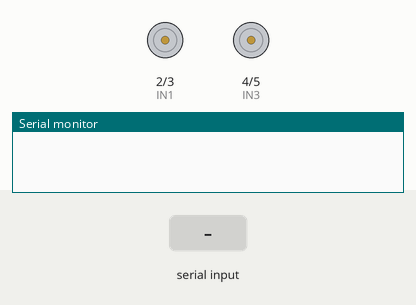
Recording of a sketch running on a simulated Arduino Uno, built with avr-gcc and run on an emulated ATmega328P. Parts: motor-driver pin pairs drawn as motors (green arrow = first pin HIGH = forward, orange = second pin HIGH = backward, longer = more drive), the last lines printed to the serial monitor. Inputs (shaded band) come from the test bench.

Above: at 1.2 s.
1.3 s: "F" received over the second serial link
At 1.8 s:
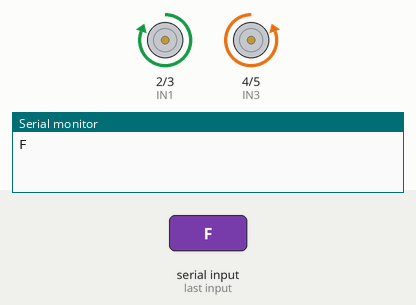
2.8 s: "L" received over the second serial link
At 4.0 s:
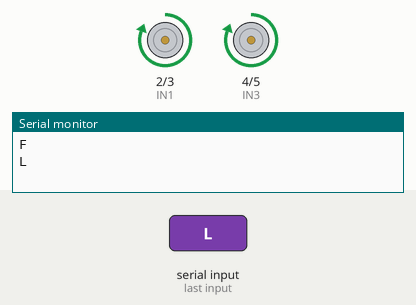
4.3 s: "R" received over the second serial link
At 5.3 s:
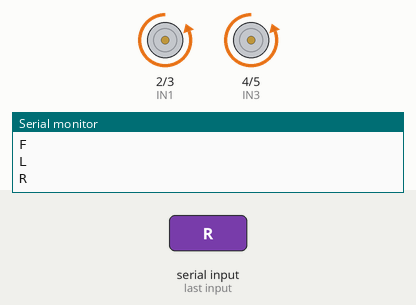
5.8 s: "G" received over the second serial link
At 6.5 s:
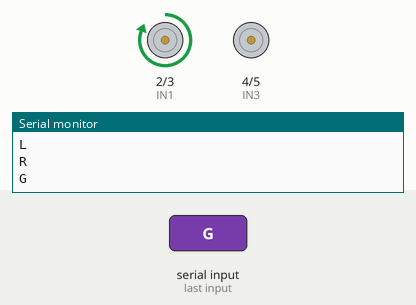
7.3 s: "I" received over the second serial link
At 7.6 s:
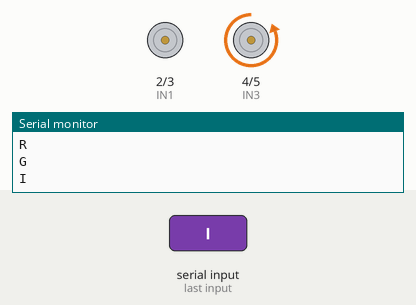
8.8 s: "B" received over the second serial link
At 9.9 s:
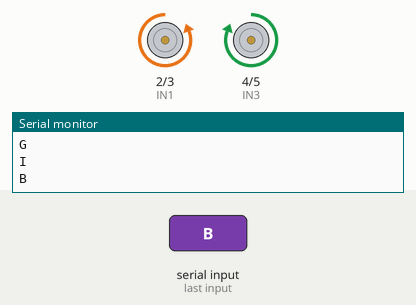
Timing chart, 0 to 11.3 s (numbered marks = the images above; inputs shaded):
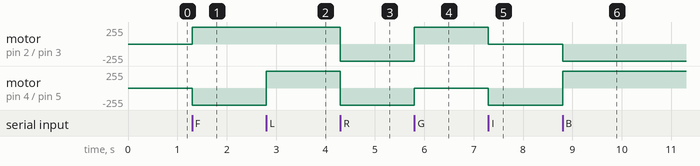

The sketch:

ManualPhaseParkAssistV0.ino.ino
```cpp
/**
* @file: ManualPhaseParkAssistV0.ino
* @date: Novamber 7, 2023
* @author: Ahmed Samy Elnozahy
*
* @brief: Arduino Code for Version-Zero to our project:
*         AutoPilot-ParkAssist
*         using HC-05 Bluetooth Module and L298d MotorDriver
*
*
* future Improvements:
*   1- Adjust efficient speed of the motor for the manual system
*   2- Implement UltraSonic and Alarm System
*   3- Implement Localization System
**/


#include <SoftwareSerial.h>

/*Pin definitions for motor control*/
const int IN1 = 2;
const int IN2 = 3;

const int IN3 = 4;
const int IN4 = 5;

/*Motor enable pins (to be adjusted in future)*/
const int enablem1Pin3 = 6;
const int enablem2Pin3 = 7;


/* RX, TX for HC-05 */
SoftwareSerial serial(10,11);

byte serialA;

void setup() {
  /*For Debugging - Serial to Computer to Print*/
  Serial.begin(9600);

  // set the data rate for the SoftwareSerial port
  serial.begin(9600);

  pinMode(IN1, OUTPUT);
  pinMode(IN2, OUTPUT);
  pinMode(IN3, OUTPUT);
  pinMode(IN4, OUTPUT);


}

void loop() {

if (serial.available()){
  serialA = serial.read();
  Serial.println((char)serialA);
}
if (Serial.available())
  serial.write(Serial.read());

   /* Motor control based on received Bluetooth commands */
   switch (serialA) {
    // forward
   case 'F':
        digitalWrite(IN1, HIGH);
        digitalWrite(IN2, LOW);

        digitalWrite(IN3, LOW);
        digitalWrite(IN4, HIGH);

        digitalWrite(enablem1Pin3, HIGH);
        digitalWrite(enablem2Pin3, HIGH);
        break;

         // left
    case 'L':
        digitalWrite(IN1, HIGH);
        digitalWrite(IN2, LOW);

        digitalWrite(IN3, HIGH);
        digitalWrite(IN4, LOW);

        digitalWrite(enablem1Pin3, HIGH);
        digitalWrite(enablem2Pin3, LOW);
        break;

    // right
    case 'R':
        digitalWrite(IN1, LOW);
        digitalWrite(IN2, HIGH);

        digitalWrite(IN3, LOW);
        digitalWrite(IN4, HIGH);

        digitalWrite(enablem1Pin3, LOW);
        digitalWrite(enablem2Pin3, HIGH);
        break;

    // forward left
    case 'G':
        digitalWrite(IN1, HIGH);
        digitalWrite(IN2, LOW);

        digitalWrite(IN3, LOW);
        digitalWrite(IN4, LOW);

        digitalWrite(enablem1Pin3, HIGH);
        digitalWrite(enablem2Pin3, HIGH);
        break;


    // forward right
    case 'I':
        digitalWrite(IN1, LOW);
        digitalWrite(IN2, LOW);

        digitalWrite(IN3, LOW);
        digitalWrite(IN4, HIGH);

        digitalWrite(enablem1Pin3, HIGH);
        digitalWrite(enablem2Pin3, HIGH);
        break;


    // backward left
    case 'H':
        digitalWrite(IN1, HIGH);
        digitalWrite(IN2, LOW);

        digitalWrite(IN3, HIGH);
        digitalWrite(IN4, LOW);

        digitalWrite(enablem1Pin3, HIGH);
        digitalWrite(enablem2Pin3, HIGH);
        break;

    // backward right
    case 'J':
        digitalWrite(IN1, LOW);
        digitalWrite(IN2, HIGH);

        digitalWrite(IN3, LOW);
        digitalWrite(IN4, HIGH);

        digitalWrite(enablem1Pin3, HIGH);
        digitalWrite(enablem2Pin3, HIGH);
        break;

    // backward
    case 'B':
        digitalWrite(IN1, LOW);
        digitalWrite(IN2, HIGH);

        digitalWrite(IN3, HIGH);
        digitalWrite(IN4, LOW);

        digitalWrite(enablem1Pin3, HIGH);
        digitalWrite(enablem2Pin3, HIGH);
        break;

     // Stop
     case 'S':
        digitalWrite(IN1, LOW);
        digitalWrite(IN2, LOW);

        digitalWrite(IN3, LOW);
        digitalWrite(IN4, LOW);

        digitalWrite(enablem1Pin3, LOW);
        digitalWrite(enablem2Pin3, LOW); }

  }
```

Measured:
- after the input at 1.3 s, motor on pin 2 (IN1) / pin 3 (IN2): stopped → forward 255/255 at once; motor on pin 4 (IN3) / pin 5 (IN4): stopped → backward 255/255 at once
- after the input at 2.8 s, motor on pin 4 (IN3) / pin 5 (IN4): backward 255/255 → forward 255/255 at once
- after the input at 4.3 s, motor on pin 2 (IN1) / pin 3 (IN2), motor on pin 4 (IN3) / pin 5 (IN4): forward 255/255 → backward 255/255 at once
- after the input at 5.8 s, motor on pin 2 (IN1) / pin 3 (IN2): backward 255/255 → forward 255/255 at once; motor on pin 4 (IN3) / pin 5 (IN4): backward 255/255 → stopped at once
- after the input at 7.3 s, motor on pin 2 (IN1) / pin 3 (IN2): forward 255/255 → stopped at once; motor on pin 4 (IN3) / pin 5 (IN4): stopped → backward 255/255 at once
- after the input at 8.8 s, motor on pin 2 (IN1) / pin 3 (IN2): stopped → backward 255/255 at once; motor on pin 4 (IN3) / pin 5 (IN4): backward 255/255 → forward 255/255 at once
